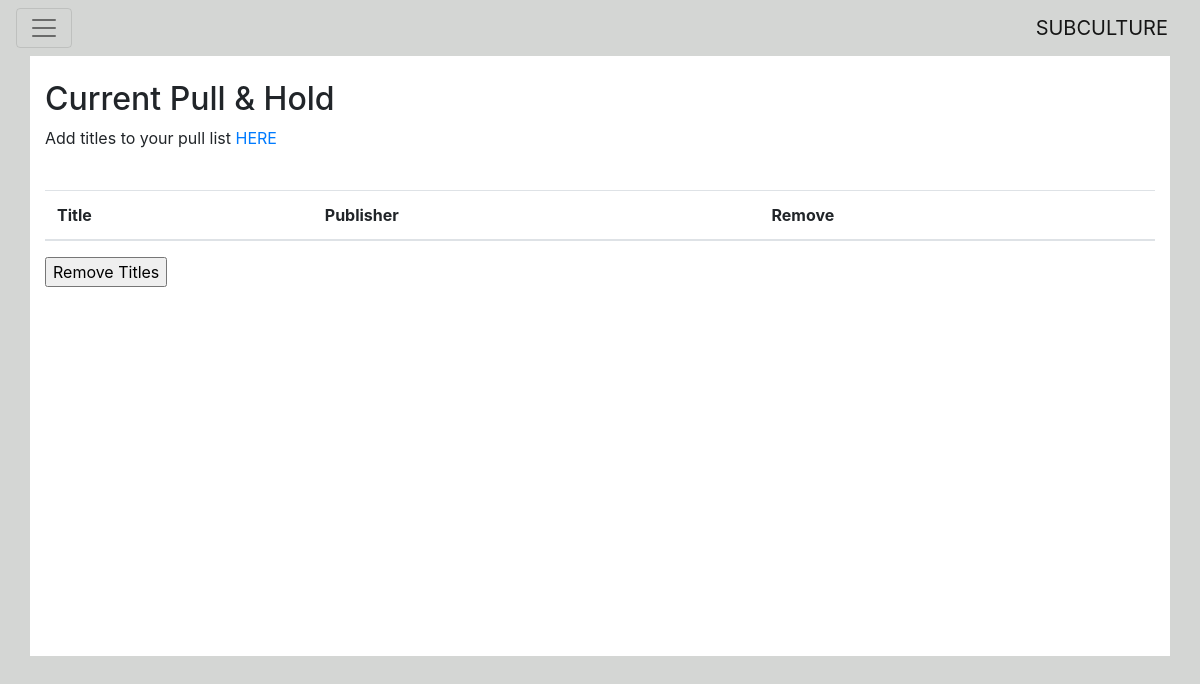
Page /pullhold/holdlist/ (signed in) on the earlier database version.
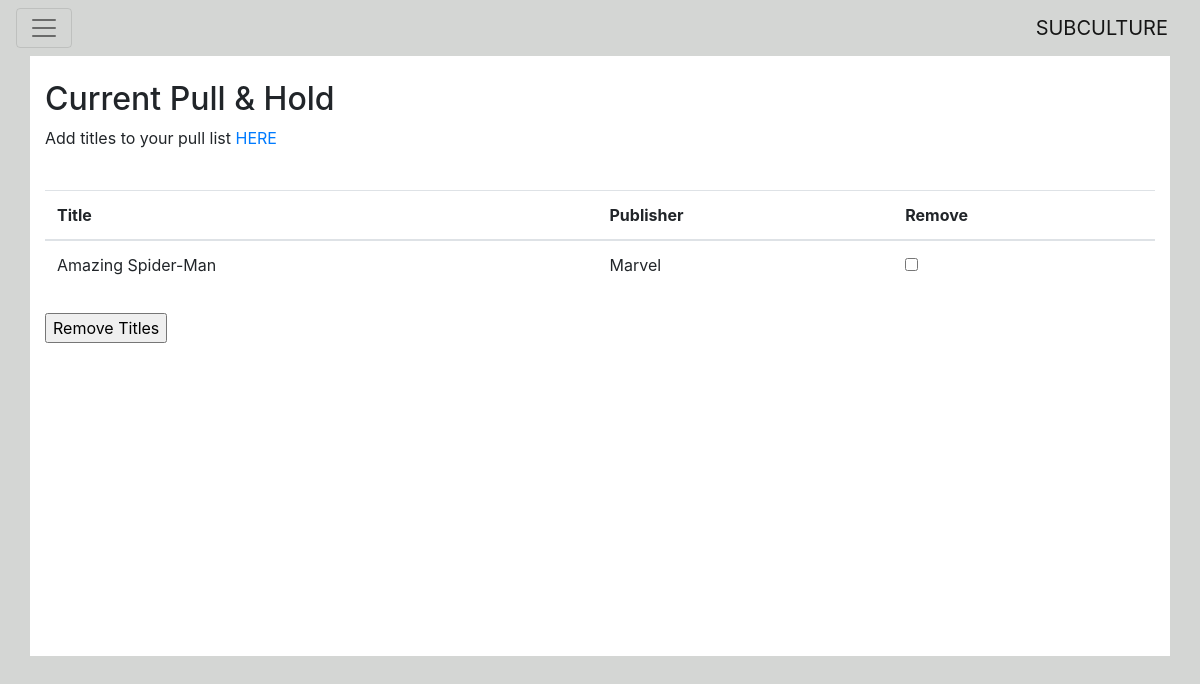
Same page on the later database version.
### pullhold/models.py (models this page shows, shortened)
class ComicTitle(models.Model):
    comic_title = models.CharField(max_length = 75)
    publisher = models.ForeignKey(Publisher, on_delete = models.CASCADE)
    reservations = models.IntegerField(default = 0)
    readers = models.ManyToManyField('UserProfile', through='ComicReaders', blank = True)

class Publisher(models.Model):
    publisher_name = models.CharField(max_length = 30)

### pullhold/views.py (the view, shortened to what this page needs)
class HoldListView(View):
    def get(self, request):
        if request.user.is_authenticated:
            user = request.user
            holdlist = user.userprofile.comics.all().order_by('comic_title')
            return render(request, 'pullhold/holdlist.html', {'holdlist': holdlist})
        else:
            return redirect('pullhold:login')

### pullhold/templates/pullhold/holdlist.html (shortened to what this page needs)
{% extends 'pullhold/base.html' %}
{% block content %}
<h2>Current Pull &amp; Hold</h2>
<p>Add titles to your pull list <a href="{% url 'pullhold:pulladd' %}">HERE</a></p>
<br/>
<form method="post">
<table class="table">
  <thead>
    <tr>
      <th>Title</th>
      <th>Publisher</th>
      <th>Remove</th>
    </tr>
  </thead>
{% for comic in holdlist %}
  <tr>
    <td><label>{{ comic.comic_title }}</label></td>
    <td>{{ comic.publisher.publisher_name }}</td>
    <td><input type="checkbox" name="remove" value="{{ comic.id }}"></td>
  </tr>
{% endfor %}
</table>
<input type="submit" value="Remove Titles"/>
</form>
{% endblock %}

### pullhold/templates/pullhold/base.html (shortened to what this page needs)
{% load staticfiles %}
<!DOCTYPE html>
<html>
<head>
  <link rel="stylesheet" href="https://maxcdn.bootstrapcdn.com/bootstrap/4.0.0-alpha.6/css/bootstrap.min.css">
  <link rel="stylesheet" href="{% static '/pullhold/style.css' %}">
</head>
<body>
  <nav class="navbar navbar-toggleable-md navbar-light bg-faded">
    <button class="navbar-toggler navbar-toggler-right" type="button" data-toggle="collapse" data-target="#navbarNavAltMarkup" aria-controls="navbarNavAltMarkup" aria-expanded="false" aria-label="Toggle navigation">
      <span class="navbar-toggler-icon"></span>
    </button>
    <a class="navbar-brand" href="{% url 'home' %}">SUBCULTURE</a>
  </nav>
  <div class="container">
    <br/>
    {% block content %}
    {% endblock %}
  </div>
</body>
</html>

### pullhold/static/pullhold/style.css (style rules this page uses)
body { background-color: #d4d6d4; }
.container { background-color: white; min-height: 600px; }

Differences in the rows shown:
added ComicTitle: comic_title "Amazing Spider-Man", publisher.publisher_name "Marvel"
